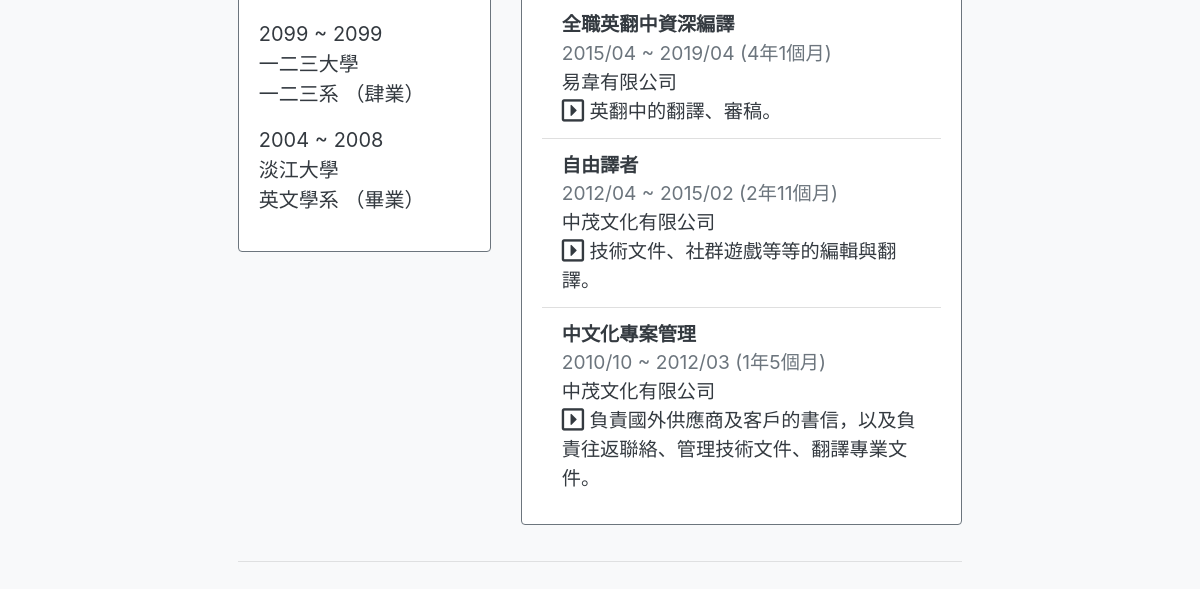
Before: / (lower part) with the older database file.
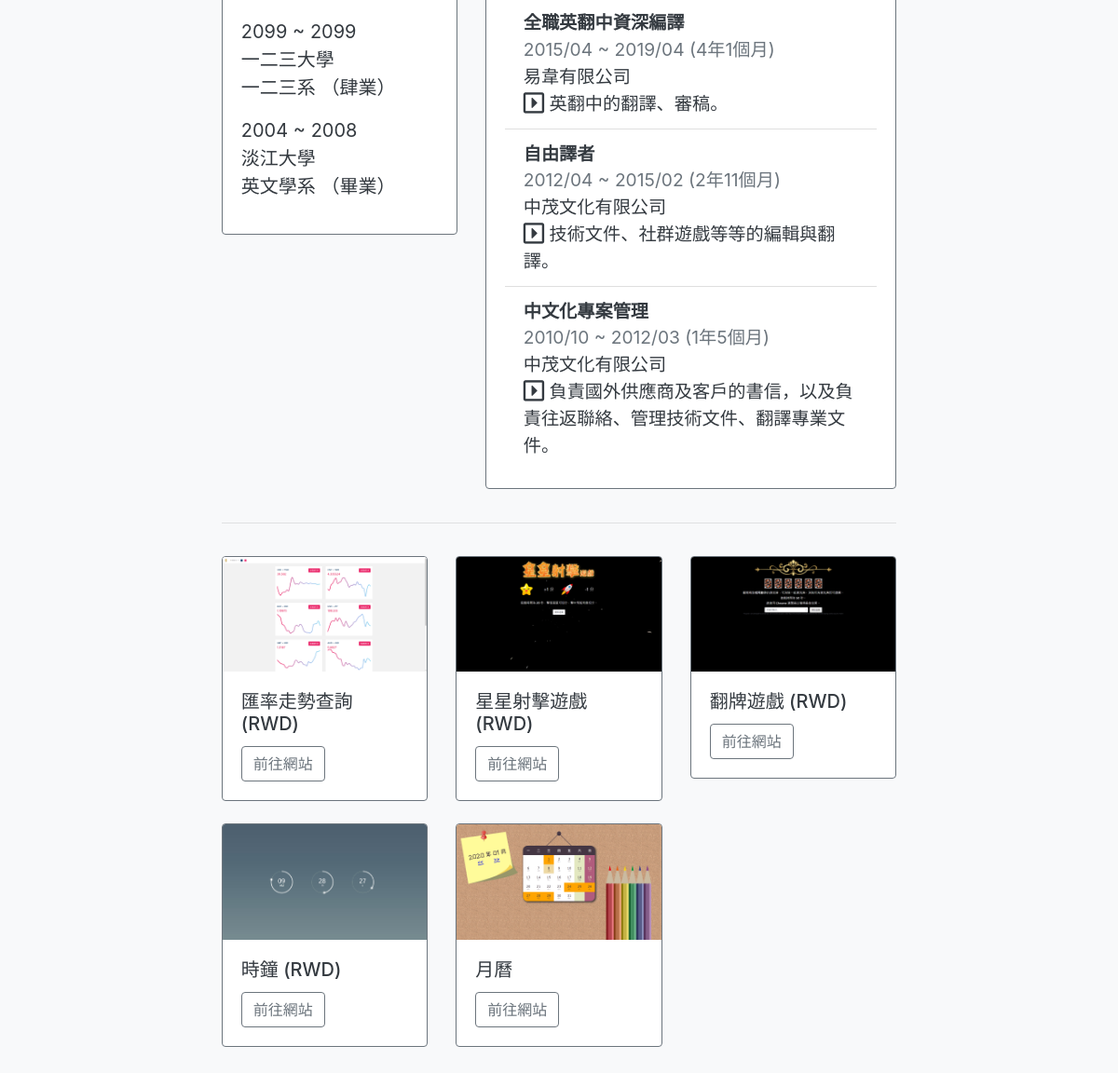
After: the same page with the newer database file.
### tables this page shows
CREATE TABLE `edu` (
  `id` int(11) NOT NULL,
  `acct` varchar(20) NOT NULL COMMENT '帳號',
  `see` tinyint(1) NOT NULL DEFAULT 0 COMMENT '可見',
  `grad_t` varchar(30) NOT NULL COMMENT '就讀時間',
  `grad_st` varchar(20) DEFAULT 'NULL' COMMENT '畢業狀態',
  `sch` varchar(100) NOT NULL COMMENT '學校',
  `dept` varchar(100) DEFAULT NULL COMMENT '科系'
);

CREATE TABLE `exp` (
  `id` int(20) NOT NULL,
  `acct` varchar(20) NOT NULL COMMENT '帳號',
  `see` tinyint(1) NOT NULL DEFAULT 0 COMMENT '可見',
  `dur` varchar(100) NOT NULL COMMENT '任職期間',
  `corp` varchar(100) NOT NULL COMMENT '公司',
  `posit` varchar(100) DEFAULT NULL COMMENT '職稱',
  `jd` varchar(1000) DEFAULT NULL COMMENT '工作說明'
);

CREATE TABLE `work` (
  `id` int(20) NOT NULL,
  `acct` varchar(128) NOT NULL COMMENT '帳號',
  `see` tinyint(1) NOT NULL DEFAULT 1 COMMENT '可見',
  `filename` varchar(128) NOT NULL COMMENT '圖片名稱',
  `name` varchar(128) NOT NULL COMMENT '作品名稱',
  `url` varchar(128) NOT NULL
);

### index.php (the view, shortened to what this page needs)
<?php
include_once "./api/db_info.php";
function search($table,...$arg){
    global $pdo;
    $sql="SELECT * FROM $table WHERE ";
    if(is_array($arg[0])){
      foreach($arg[0] as $key => $value){
        $tmp[]=sprintf("`%s`='%s'",$key,$value);
      }
      $sql=$sql . implode(" && ",$tmp);
    }else{
      $sql=$sql . " `id`='".$arg[0]."'";
    }
    return $pdo->query($sql)->fetch(PDO::FETCH_ASSOC);
}
function searchAll($table,...$arg){
    global $pdo;
    $sql="SELECT * FROM $table";
      if(!empty($arg[0])){
        foreach($arg[0] as $key => $value){
          $tmp[]=sprintf("`%s`='%s'",$key,$value);
        }
        $sql=$sql . " WHERE " . implode(" && ",$tmp);
      }
      if(!empty($arg[1])){
        $sql=$sql . $arg[1];
      }
    return $pdo->query($sql)->fetchAll(PDO::FETCH_ASSOC);
}
?>
<!DOCTYPE html>
<html lang="en">
<head>
    <link rel="stylesheet" href="./css/bootstrap.css">
    <link rel="stylesheet" href="./css/all.css">
</head>
<body class="bg-light text-dark">
<div class="container-fluid">
<?php
$data=search("user",1);
$acct=$data['acct'];
?>
<?php
$edu=searchAll("edu",["acct"=>"$acct", "see"=>"1"]," ORDER BY id DESC");
?>
    <div class="resume row justify-content-center">
        <div class="col-12 col-sm-10 col-md-5 col-lg-3">
            <div class="edu card border-secondary">
                <div class="card-body">
                <?php
                foreach($edu as $value) {
                ?>
                    <blockquote class="blockquote mb-0">
                    <p>
                <?php
                if(!empty($value['grad_t'])) {
                ?>
                    <?=$value['grad_t'];?>
                <?php
                }
                if(!empty($value['sch'])) {
                ?>
                    <br><?=$value['sch'];?>
                <?php
                }
                if(!empty($value['dept'])) {
                ?>
                    <br><?=$value['dept'];?>
                <?php
                }
                if(!empty($value['grad_st'])) {
                    ?>
                    （<?=$value['grad_st'];?>）
                    <?php
                }
                ?>
                    </p>
                    </blockquote>
                <?php
                }
                ?>
                </div>
            </div>
        </div>
        <div class="col-12 col-sm-10 col-md-7 col-lg-5">
            <div class="exp card border-secondary">
                <div class="card-body">
                <ul class="list-group list-group-flush">
                    <?php
                    $exp=searchAll("exp",["acct"=>"$acct", "see"=>"1"]," ORDER BY id DESC");
                    foreach($exp as $value) {
                    ?>
                    <li class="list-group-item">
                    <?php
                    if(!empty($value['posit'])) {
                        ?>
                        <span class="font-weight-bold"><?=$value['posit'];?></span>
                        <?php
                    }
                    if(!empty($value['dur'])) {
                    ?>
                        <br><span class="text-muted"><?=$value['dur'];?></span>
                    <?php
                    }
                    if(!empty($value['corp'])) {
                    ?>
                        <br><?=$value['corp'];?>
                    <?php
                    }
                    if(!empty($value['jd'])) {
                    ?>
                        <br><i class="far fa-caret-square-right fa-lg"></i> <?=$value['jd'];?>
                    <?php
                    }
                    ?>
                    </li>
                    <?php
                    }
                    ?>
                </ul>
                </div>
            </div>
        </div>
    </div>
    <div class="row justify-content-center">
        <div class="col-12 col-sm-10 col-md-12 col-lg-8">
            <hr>
        </div>
    </div>
    <div class="row justify-content-center">
        <div class="col-12 col-sm-10 col-md-12 col-lg-8">
            <div class="work row">
            <?php
            $work=searchAll("work",["acct"=>"$acct", "see"=>"1"]);
            foreach($work as $value) {
            ?>
                <div class="col-12 col-sm-10 col-md-6 col-lg-4 mb-4">
                    <div class="card border-secondary">
                        <img src="./img/<?=$value['filename'];?>" class="card-img-top" alt="<?=$value['filename'];?>">
                        <div class="card-body">
                            <h5 class="card-title"><?=$value['name'];?></h5>
                            <a href="<?=$value['url'];?>" class="btn btn-outline-secondary">前往網站</a>
                        </div>
                    </div>
                </div>
            <?php
            }
            ?>
            </div>
        </div>
    </div>
</div>
</body>
</html>

### css/all.css (style rules this page uses)
.fa, .fas, .far, .fal, .fad, .fab { -moz-osx-font-smoothing: grayscale; -webkit-font-smoothing: antialiased; display: inline-block; font-style: normal; font-variant: normal; text-rendering: auto; line-height: 1; }
.fa-lg { font-size: 1.33333em; line-height: 0.75em; vertical-align: -.0667em; }
.fa-caret-square-right:before { content: "\f152"; }
.far { font-family: 'Font Awesome 5 Free'; font-weight: 400; }

### index.php (style rules this page uses)
body { font-size: 1.2em; }
.row { margin: 1em; }
.work { margin-top: 0; margin-bottom: 0; margin-right: -15px; margin-left: -15px; }

Changed rows visible on the page:
added work: filename (picture), name "匯率走勢查詢 (RWD)"
added work: filename (picture), name "星星射擊遊戲 (RWD)"
added work: filename (picture), name "翻牌遊戲 (RWD)"
added work: filename (picture), name "時鐘 (RWD)"
added work: filename (picture), name "月曆"
